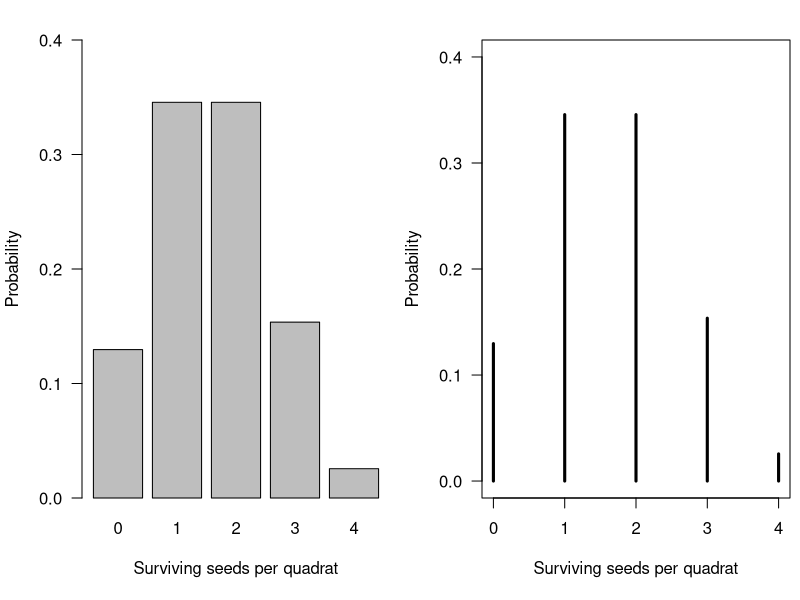
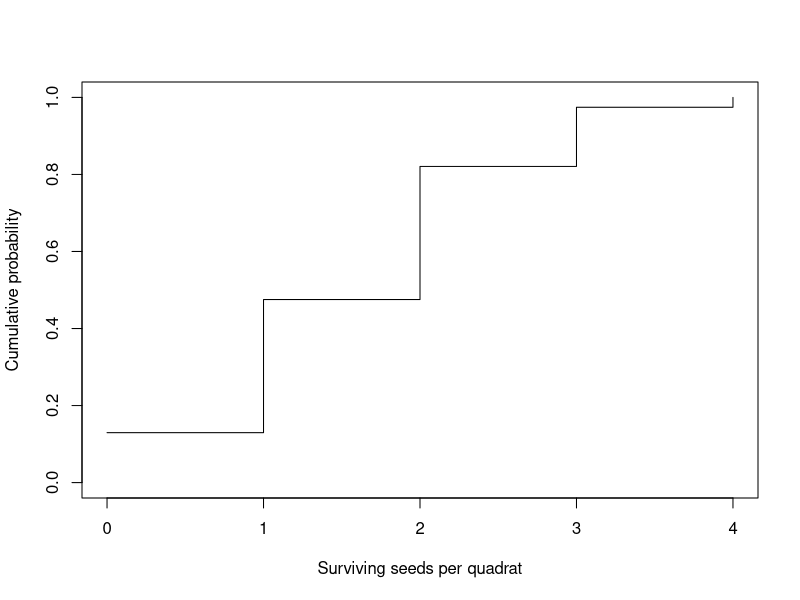
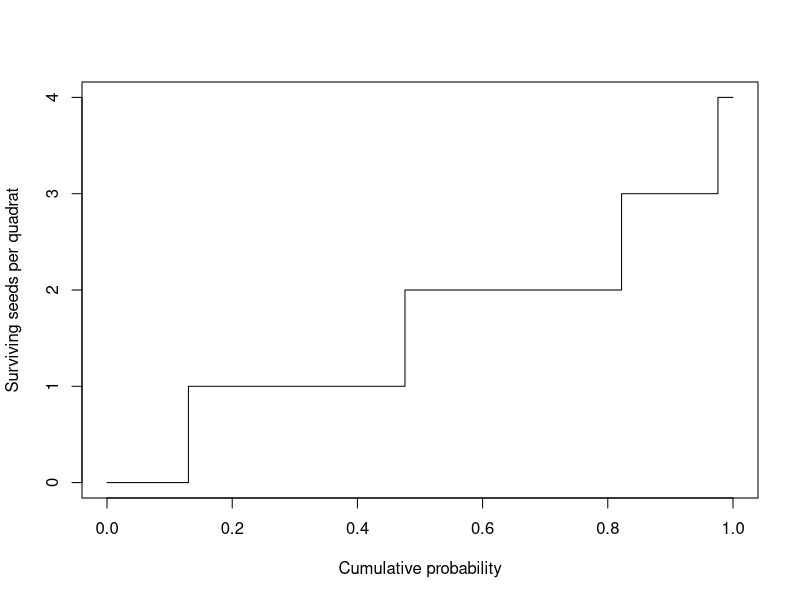
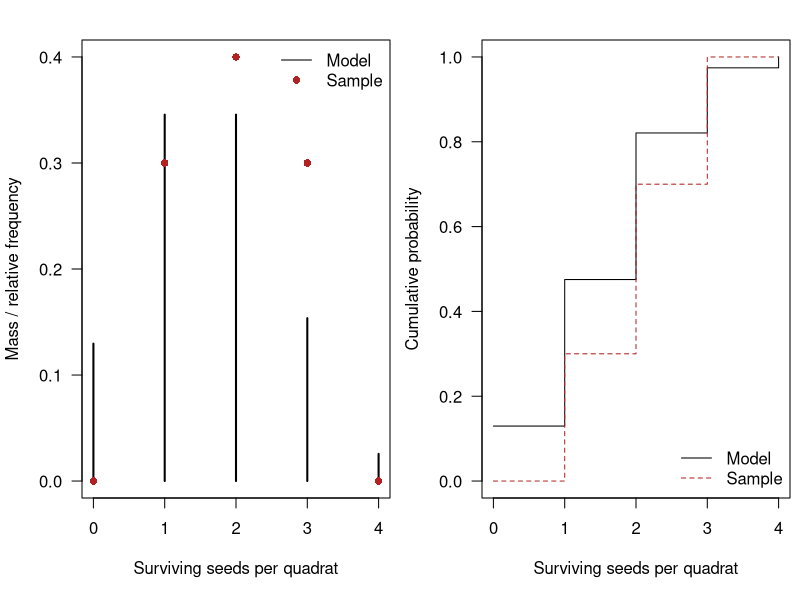
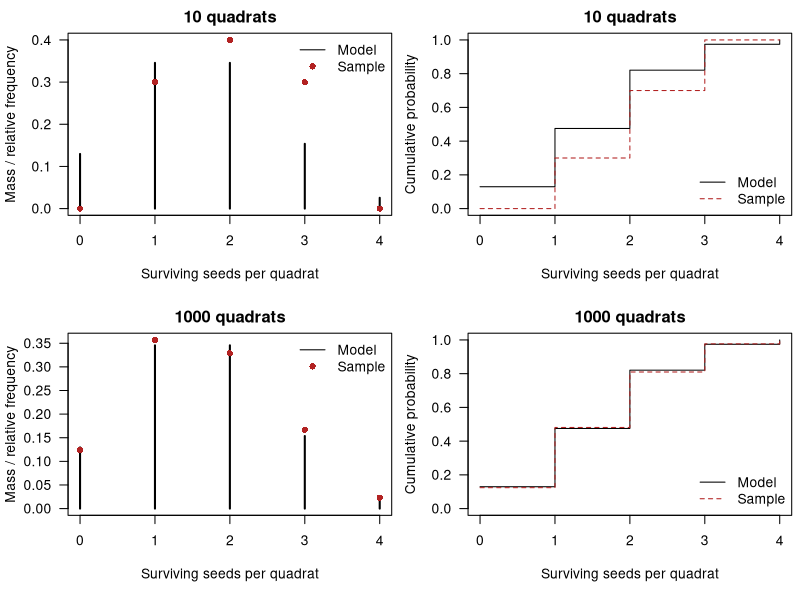
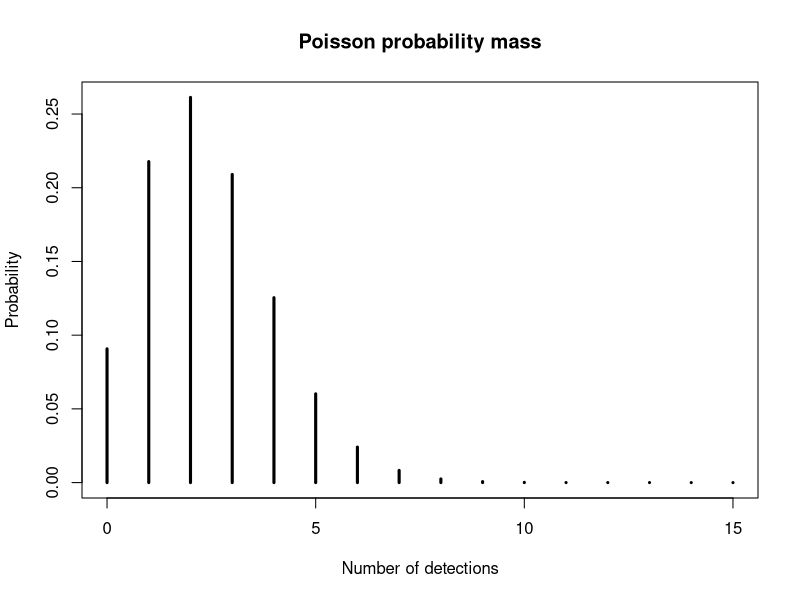
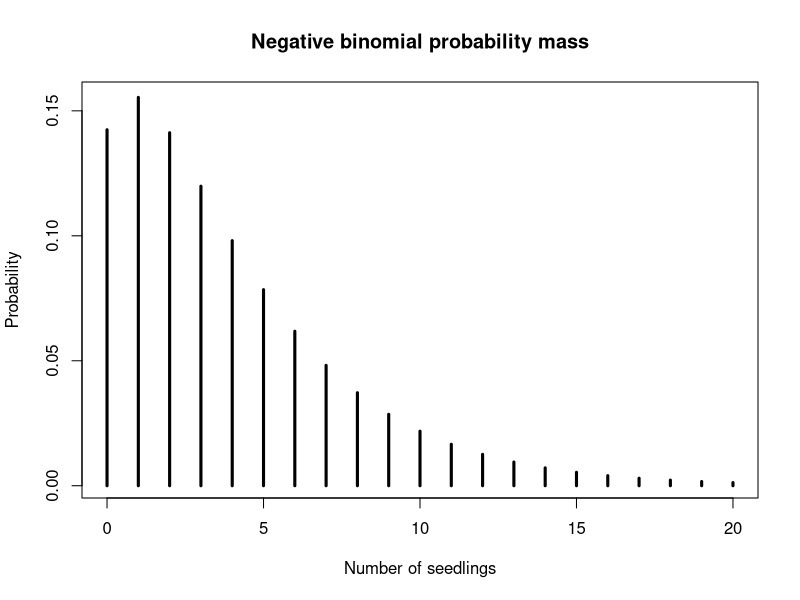

Here is the R script that generated these plots, in order:
## ---- chunk 1
#| echo: false
#| eval: true
#| fig-cap: "Binomial probability mass for the number of surviving seeds in a quadrat."
seed_count = 4
seed_survival_probability = 0.4
seed_values = seq.int(from = 0, to = seed_count)
seed_mass = dbinom(
  x = seed_values,
  size = seed_count,
  prob = seed_survival_probability
)

par_val = par(no.readonly = TRUE)
par(mfrow = c(1, 2), mar = c(5.1, 4.1, 2, 0.5), las = 1)

barplot(
  height = seed_mass,
  names.arg = seed_values,
  xlab = "Surviving seeds per quadrat",
  ylab = "Probability",
  ylim = c(0, 0.4)
)

plot(
  x = seed_values,
  y = seed_mass,
  type = "h",
  lwd = 3,
  xlab = "Surviving seeds per quadrat",
  ylab = "Probability",
  ylim = c(0, 0.4)
)
par(par_val)
## ---- chunk 2
dbinom(x = 2, size = seed_count, prob = seed_survival_probability)
## ---- chunk 3
#| echo: false
#| eval: true
#| fig-cap: "Cumulative probability for the number of surviving seeds in a quadrat."
seed_count = 4
seed_survival_probability = 0.4
seed_values = seq.int(from = 0, to = seed_count)
seed_cumulative = pbinom(
  q = seed_values,
  size = seed_count,
  prob = seed_survival_probability
)

plot(
  x = seed_values,
  y = seed_cumulative,
  type = "s",
  xlab = "Surviving seeds per quadrat",
  ylab = "Cumulative probability",
  ylim = c(0, 1)
)
## ---- chunk 4
pbinom(q = 2, size = seed_count, prob = seed_survival_probability)
## ---- chunk 5
pbinom(
  q = 2,
  size = seed_count,
  prob = seed_survival_probability,
  lower.tail = FALSE
)
## ---- chunk 6
1 - pbinom(q = 2, size = seed_count, prob = seed_survival_probability)
## ---- chunk 7
#| echo: false
#| eval: true
#| fig-cap: "Binomial quantiles for the number of surviving seeds in a quadrat."
seed_count = 4
seed_survival_probability = 0.4
probability_values = seq(from = 0, to = 1, length.out = 501)
seed_quantiles = qbinom(
  p = probability_values,
  size = seed_count,
  prob = seed_survival_probability
)

plot(
  x = probability_values,
  y = seed_quantiles,
  type = "s",
  xlab = "Cumulative probability",
  ylab = "Surviving seeds per quadrat",
  ylim = c(0, seed_count)
)
## ---- chunk 8
median_probability = 0.5
qbinom(
  p = median_probability,
  size = seed_count,
  prob = seed_survival_probability
)
## ---- chunk 9
n_simulated_quadrats = 10
set.seed(seed = 42)
sample_survivors = rbinom(
  n = n_simulated_quadrats,
  size = seed_count,
  prob = seed_survival_probability
)
sample_survivors
## ---- chunk 10
seed_values = seq.int(from = 0, to = seed_count)
seed_probability = dbinom(
  x = seed_values,
  size = seed_count,
  prob = seed_survival_probability
)
expected_value = sum(seed_values * seed_probability)
expected_value
## ---- chunk 11
variance = sum((seed_values - expected_value)^2 * seed_probability)
variance
## ---- chunk 12
set.seed(seed = 123)
n_quadrats = 10
sample_survivors = rbinom(
  n = n_quadrats,
  size = seed_count,
  prob = seed_survival_probability
)
## ---- chunk 13
seed_values = seq.int(from = 0, to = seed_count)
count_survivors = table(factor(x = sample_survivors, levels = seed_values))
relative_frequency = count_survivors / length(sample_survivors)
relative_frequency
## ---- chunk 14
data.frame(
  seed_count = seed_values,
  relative_frequency = as.numeric(x = relative_frequency),
  theoretical_probability = dbinom(
    x = seed_values,
    size = seed_count,
    prob = seed_survival_probability
  )
)
## ---- chunk 15
set.seed(123)
sample_sizes = 10^(seq_len(length.out = 5))
seed_values = seq.int(from = 0, to = seed_count)

all_frequencies = matrix(NA_real_, nrow = length(seed_values),
                         ncol = length(sample_sizes) + 1)
colnames(all_frequencies) = c(as.character(sample_sizes), "theory")

for (i in seq_along(sample_sizes)) {
  sample_survivors = rbinom(
    n = sample_sizes[i],
    size = seed_count,
    prob = seed_survival_probability
  )
  count_survivors = table(factor(
    x = sample_survivors,
    levels = seed_values
  ))
  all_frequencies[, i] = as.numeric(count_survivors) / sample_sizes[i]
}
all_frequencies[, length(sample_sizes) + 1] = dbinom(
  x = seed_values,
  size = seed_count,
  prob = seed_survival_probability
)
round(all_frequencies, 3)
## ---- chunk 16
#| echo: false
#| eval: true
#| fig-width: 9
#| fig-height: 4
#| fig-cap: "Model probabilities and sample frequencies for ten simulated quadrats."
set.seed(142)
seed_count = 4
seed_survival_probability = 0.4
n_quadrats = 10
seed_values = seq.int(from = 0, to = seed_count)
model_mass = dbinom(
  x = seed_values, size = seed_count, prob = seed_survival_probability
)
model_cumulative = pbinom(
  q = seed_values, size = seed_count, prob = seed_survival_probability
)
sample_survivors = rbinom(
  n = n_quadrats, size = seed_count, prob = seed_survival_probability
)
count_survivors = table(factor(x = sample_survivors, levels = seed_values))
relative_frequency = as.numeric(count_survivors) / n_quadrats
cumulative_relative_frequency = cumsum(relative_frequency)

old_par = par(no.readonly = TRUE)
par(mfrow = c(1, 2), mar = c(5.1, 4.1, 2, 0.5), las = 1)
plot(
  x = seed_values, y = model_mass, type = "h", lwd = 2,
  xlab = "Surviving seeds per quadrat", ylab = "Mass / relative frequency",
  ylim = c(0, max(model_mass, relative_frequency))
)
points(x = seed_values, y = relative_frequency, col = "firebrick", pch = 16)
legend(
  x = "topright", legend = c("Model", "Sample"),
  col = c("black", "firebrick"), lty = c(1, NA), pch = c(NA, 16),
  bty = "n"
)
plot(
  x = seed_values, y = model_cumulative, type = "s",
  xlab = "Surviving seeds per quadrat", ylab = "Cumulative probability",
  ylim = c(0, 1)
)
lines(x = seed_values, y = cumulative_relative_frequency,
      type = "s", col = "firebrick", lty = 2)
legend(
  x = "bottomright", legend = c("Model", "Sample"),
  col = c("black", "firebrick"), lty = c(1, 2), bty = "n"
)
par(old_par)
## ---- chunk 17
set.seed(123)
n_quadrats = 10
seed_count = 4
seed_survival_probability = 0.4
seed_values = seq.int(from = 0, to = seed_count)
sample_survivors = rbinom(
  n = n_quadrats, size = seed_count, prob = seed_survival_probability
)
count_survivors = table(factor(x = sample_survivors, levels = seed_values))
relative_frequency = as.numeric(count_survivors) / n_quadrats
weighted_average = sum(relative_frequency * seed_values)
sample_mean = mean(sample_survivors)
c(weighted_average, sample_mean)
## ---- chunk 18
empirical_variance = sum((seed_values - weighted_average)^2 * relative_frequency)
empirical_variance
## ---- chunk 19
var(sample_survivors)
## ---- chunk 20
quantile(x = sample_survivors, probs = 0.5, type = 1)
## ---- chunk 21
#| echo: false
#| eval: true
#| fig-width: 9
#| fig-height: 8
#| fig-cap: "Model probabilities and sample frequencies for 10 quadrats (top) and 1,000 quadrats (bottom)."
set.seed(142)
seed_count = 4
seed_survival_probability = 0.4
seed_values = seq.int(from = 0, to = seed_count)
sample_sizes = c(10, 1000)
model_mass = dbinom(
  x = seed_values, size = seed_count, prob = seed_survival_probability
)
model_cumulative = pbinom(
  q = seed_values, size = seed_count, prob = seed_survival_probability
)

old_par = par(no.readonly = TRUE)
par(mfrow = c(2, 2), mar = c(5.1, 4.1, 2, 0.5), las = 1)
for (n_quadrats in sample_sizes) {
  sample_survivors = rbinom(
    n = n_quadrats, size = seed_count, prob = seed_survival_probability
  )
  count_survivors = table(factor(x = sample_survivors, levels = seed_values))
  relative_frequency = as.numeric(count_survivors) / n_quadrats
  cumulative_relative_frequency = cumsum(relative_frequency)

  plot(
    x = seed_values, y = model_mass, type = "h", lwd = 2,
    xlab = "Surviving seeds per quadrat", ylab = "Mass / relative frequency",
    ylim = c(0, max(model_mass, relative_frequency)),
    main = paste(n_quadrats, "quadrats")
  )
  points(x = seed_values, y = relative_frequency, col = "firebrick", pch = 16)
  legend(
    x = "topright", legend = c("Model", "Sample"),
    col = c("black", "firebrick"), lty = c(1, NA), pch = c(NA, 16),
    bty = "n"
  )
  plot(
    x = seed_values, y = model_cumulative, type = "s",
    xlab = "Surviving seeds per quadrat", ylab = "Cumulative probability",
    ylim = c(0, 1), main = paste(n_quadrats, "quadrats")
  )
  lines(x = seed_values, y = cumulative_relative_frequency,
        type = "s", col = "firebrick", lty = 2)
  legend(
    x = "bottomright", legend = c("Model", "Sample"),
    col = c("black", "firebrick"), lty = c(1, 2), bty = "n"
  )
}
par(old_par)
## ---- chunk 22
seedling_count = 20L
seedling_survival_probability = 0.7
survivors_to_check = 14L

dbinom(
  x = survivors_to_check,
  size = seedling_count,
  prob = seedling_survival_probability
)
## ---- chunk 23
expected_survivors = seedling_count * seedling_survival_probability
variance_survivors = seedling_count *
  seedling_survival_probability *
  (1 - seedling_survival_probability)
## ---- chunk 24
mean_survivors = expected_survivors
success_probability = 1 - variance_survivors / mean_survivors
estimated_trial_count = mean_survivors / success_probability
## ---- chunk 25
rate_per_night = 0.8
n_nights = 3
expected_detections = rate_per_night * n_nights
detections_to_check = 2L

dpois(x = detections_to_check, lambda = expected_detections)
## ---- chunk 26
minimum_detections = 5
ppois(
  q = minimum_detections - 1,
  lambda = expected_detections,
  lower.tail = FALSE
)
## ---- chunk 27
#| echo: false
#| fig-cap: "Poisson probability mass for detections during three camera nights."
expected_detections = 2.4
maximum_detections_to_plot = 15
detection_values = seq.int(from = 0, to = maximum_detections_to_plot)
detection_mass = dpois(x = detection_values, lambda = expected_detections)

plot(
  x = detection_values,
  y = detection_mass,
  type = "h",
  lwd = 3,
  xlab = "Number of detections",
  ylab = "Probability",
  main = "Poisson probability mass"
)
## ---- chunk 28
set.seed(seed = 123L)

n_quadrats = 100L
negative_binomial_size = 1.5
negative_binomial_mean = 4

counts = rnbinom(
  n = n_quadrats,
  size = negative_binomial_size,
  mu = negative_binomial_mean
)

sample_mean = mean(counts)
sample_variance = var(counts)
dispersion_ratio = sample_variance / sample_mean
c(sample_mean, sample_variance, dispersion_ratio)
## ---- chunk 29
mean_seedlings = 4
negative_binomial_size = 1.5

expected_seedlings = mean_seedlings
variance_seedlings = mean_seedlings +
  mean_seedlings^2 / negative_binomial_size

c(mean = expected_seedlings, variance = variance_seedlings)
## ---- chunk 30
seedlings_to_check = 10

dnbinom(
  x = seedlings_to_check,
  size = negative_binomial_size,
  mu = mean_seedlings
)
## ---- chunk 31
minimum_seedlings = 10

pnbinom(
  q = minimum_seedlings - 1,
  size = negative_binomial_size,
  mu = mean_seedlings,
  lower.tail = FALSE
)
## ---- chunk 32
#| echo: false
#| fig-cap: "Negative binomial probability mass for seedlings in a quadrat."
mean_seedlings = 4
negative_binomial_size = 1.5
maximum_seedlings_to_plot = 20
seedling_values = seq.int(from = 0, to = maximum_seedlings_to_plot)
negative_binomial_mass = dnbinom(
  x = seedling_values,
  size = negative_binomial_size,
  mu = mean_seedlings
)

plot(
  x = seedling_values,
  y = negative_binomial_mass,
  type = "h",
  lwd = 3,
  xlab = "Number of seedlings",
  ylab = "Probability",
  main = "Negative binomial probability mass"
)
